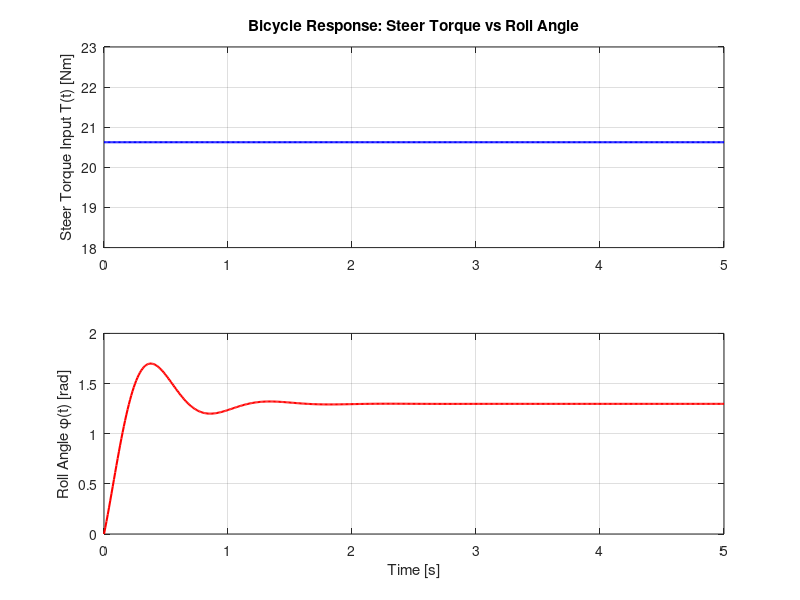

Write MATLAB code to recreate this figure.
%% Bicycle simple second-order closed-loop transfer function
% Transfer function: roll angle phi(s) / steer torque T(s)

% Parameters (replace with your own values!)
m  = 94.5;       % mass [kg]
g  = 9.81;     % gravity [m/s^2]
h  = 0.7;    % CoM height [m]
b  = 1.02;      % wheelbase [m]
a  = 0.9;    % horizontal CoM offset
V  = 10;      % forward speed [m/s]
J  = m*h^2;    % inertia approx
D  = a*m*h;    % inertia product
lambda = pi/10; % head angle (rad)
c =0.08;

% Fork / rider parameters (example values)
%k1 = 0.5;      % steer torque-to-angle gain
%k2 = 1.0;      % lean-to-steer feedback gain
k1= b*b/((V*V*sin(lambda)-b*g*cos(lambda))*m*a*c*sin(lambda));  % steer torque-to-angle gain
k2= b*g/(V*V*sin(lambda)-b*g*cos(lambda)); % lean-to-steer feedback gain

% Build transfer function (Control System Toolbox)
num = k1 * [D*V/b, m*V^2*h/b]; % numerator coefficients
den = [J, (D*V/b)*k2, (m*V^2*h/b)*k2 - m*g*h]; % denominator coefficients

G_phi_T = tf(num, den);

disp('Transfer Function G_phi_T(s) = Phi(s)/T(s):');
G_phi_T

%% Define input signal (steer torque over time)
t = 0:0.01:5;% time vector [s]
K = (m*g*a*c*sin(lambda));
u = K*ones(size(t));      % step input torque = 0.1 Nm
% Example: try u = sin(2*pi*1*t) for sinusoidal input

%% Simulate output using lsim
[y, t_out, x] = lsim(G_phi_T, u, t);

%% Plot input vs output
figure;
subplot(2,1,1);
plot(t, u, 'b', 'LineWidth', 1.5);
grid on;
ylabel('Steer Torque Input T(t) [Nm]');
title('Bicycle Response: Steer Torque vs Roll Angle');

subplot(2,1,2);
plot(t_out, y, 'r', 'LineWidth', 1.5);
grid on;
xlabel('Time [s]');
ylabel('Roll Angle \phi(t) [rad]');
